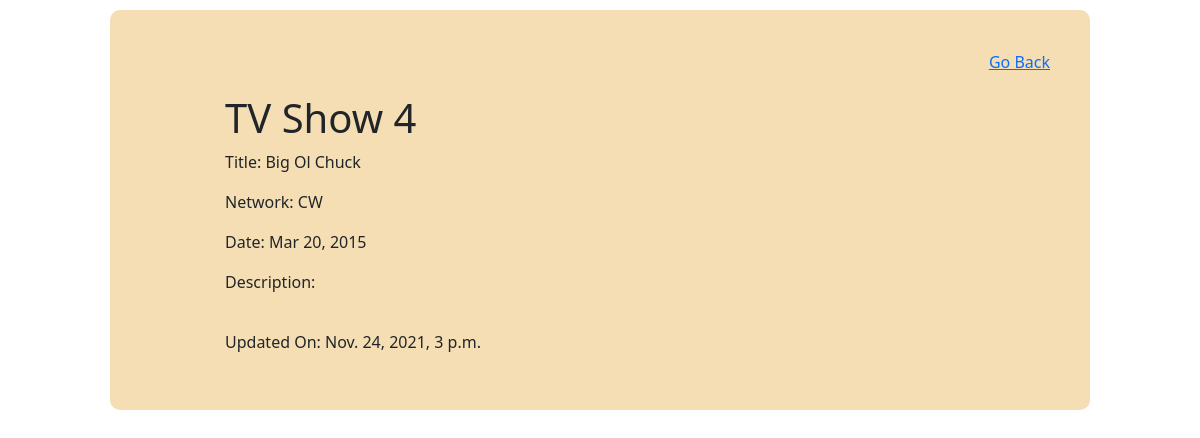
/shows/4, run on the app's committed database.
### semi_restful_tv_shows_app/models.py (models this page shows)
class Show(models.Model):
    title=models.CharField(max_length=255)
    network=models.CharField(max_length=255)
    release_date=models.DateField()
    desc=models.TextField()
    created_at=models.DateTimeField(auto_now_add=True)
    updated_at=models.DateTimeField(auto_now=True)
    objects = ShowManager()

### semi_restful_tv_shows_app/views.py (the view)
# urls.py: path('shows/<int:id>', views.show_info),
def show_info(request, id):
    context = {
        'show':Show.objects.get(id=id)
    }
    return render(request, "view-show.html", context)

### semi_restful_tv_shows_app/templates/view-show.html (shortened to what this page needs)
<!DOCTYPE html>
<html lang="en">
<head>
    {% load static %}
    <link href="https://cdn.jsdelivr.net/npm/bootstrap@5.1.3/dist/css/bootstrap.min.css" rel="stylesheet">
    <link rel="stylesheet" href="{% static 'css/style.css'%}">
</head>
<body>
    <div id="wrapper3">
        <a href="/" class="link-right">Go Back</a>
        <div id="middle-section3">
            <h1>TV Show {{show.id}}</h1>
            <p>Title: {{show.title}}</p>
            <p>Network: {{show.network}}</p>
            <p>Date: {{show.release_date|date:"M d, Y"}}</p>
            <p>Description: {{show.desc}}</p>
        </div>
        <div id="bottom-section3">
            <p>Updated On: {{show.updated_at}}</p>
        </div>
    </div>
</body>
</html>

### semi_restful_tv_shows_app/static/css/style.css (style rules this page uses)
* { box-sizing: border-box; margin: 0; padding: 0; }
.link-right { width: 950px; display: flex; justify-content: flex-end; }
#wrapper3 { width: 980px; min-height: 400px; margin: 10px auto; padding: 20px 20px; display: flex; flex-direction: column; align-items: center; background-color: wheat; border-radius: 10px; }
#wrapper3 a { align-self: flex-end; margin: 20px 20px 0 0; }
#middle-section3 { width: 750px; padding: 20px 0 20px 0; display: flex; flex-direction: column; align-items: flex-start; }
#bottom-section3 { width: 750px; display: flex; justify-content: flex-start; }

### data on the page
Show: id "4", title "Big Ol Chuck", network "CW", release_date "Mar 20, 2015", updated_at "Nov. 24, 2021, 3 p.m."
